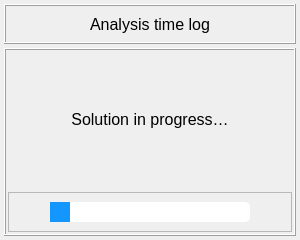
<?xml version="1.0" encoding="UTF-8"?>
<ui version="4.0">
 <class>Dialog</class>
 <widget class="QDialog" name="Dialog">
  <property name="windowModality">
   <enum>Qt::NonModal</enum>
  </property>
  <property name="geometry">
   <rect>
    <x>0</x>
    <y>0</y>
    <width>300</width>
    <height>240</height>
   </rect>
  </property>
  <property name="sizePolicy">
   <sizepolicy hsizetype="Fixed" vsizetype="Fixed">
    <horstretch>0</horstretch>
    <verstretch>0</verstretch>
   </sizepolicy>
  </property>
  <property name="minimumSize">
   <size>
    <width>300</width>
    <height>240</height>
   </size>
  </property>
  <property name="maximumSize">
   <size>
    <width>600</width>
    <height>450</height>
   </size>
  </property>
  <property name="contextMenuPolicy">
   <enum>Qt::DefaultContextMenu</enum>
  </property>
  <property name="windowTitle">
   <string>Run analysis</string>
  </property>
  <property name="windowIcon">
   <iconset>
    <normaloff>../../../../../../Downloads/load - Copia.png</normaloff>../../../../../../Downloads/load - Copia.png</iconset>
  </property>
  <property name="whatsThis">
   <string/>
  </property>
  <property name="sizeGripEnabled">
   <bool>false</bool>
  </property>
  <property name="modal">
   <bool>false</bool>
  </property>
  <layout class="QGridLayout" name="gridLayout_3">
   <property name="leftMargin">
    <number>4</number>
   </property>
   <property name="topMargin">
    <number>4</number>
   </property>
   <property name="rightMargin">
    <number>4</number>
   </property>
   <property name="bottomMargin">
    <number>4</number>
   </property>
   <property name="spacing">
    <number>4</number>
   </property>
   <item row="0" column="0">
    <widget class="QFrame" name="frame_title">
     <property name="minimumSize">
      <size>
       <width>0</width>
       <height>40</height>
      </size>
     </property>
     <property name="maximumSize">
      <size>
       <width>600</width>
       <height>40</height>
      </size>
     </property>
     <property name="frameShape">
      <enum>QFrame::Box</enum>
     </property>
     <property name="frameShadow">
      <enum>QFrame::Raised</enum>
     </property>
     <property name="lineWidth">
      <number>1</number>
     </property>
     <layout class="QGridLayout" name="gridLayout">
      <property name="leftMargin">
       <number>2</number>
      </property>
      <property name="topMargin">
       <number>2</number>
      </property>
      <property name="rightMargin">
       <number>2</number>
      </property>
      <property name="bottomMargin">
       <number>2</number>
      </property>
      <item row="0" column="0">
       <widget class="QLabel" name="label_title">
        <property name="font">
         <font>
          <family>MS Shell Dlg 2</family>
          <pointsize>12</pointsize>
          <weight>50</weight>
          <italic>false</italic>
          <bold>false</bold>
         </font>
        </property>
        <property name="text">
         <string>Analysis time log</string>
        </property>
        <property name="textFormat">
         <enum>Qt::AutoText</enum>
        </property>
        <property name="alignment">
         <set>Qt::AlignCenter</set>
        </property>
       </widget>
      </item>
     </layout>
    </widget>
   </item>
   <item row="1" column="0">
    <widget class="QFrame" name="frame_message">
     <property name="minimumSize">
      <size>
       <width>0</width>
       <height>0</height>
      </size>
     </property>
     <property name="maximumSize">
      <size>
       <width>600</width>
       <height>400</height>
      </size>
     </property>
     <property name="frameShape">
      <enum>QFrame::Box</enum>
     </property>
     <property name="frameShadow">
      <enum>QFrame::Raised</enum>
     </property>
     <layout class="QGridLayout" name="gridLayout_2">
      <property name="leftMargin">
       <number>2</number>
      </property>
      <property name="topMargin">
       <number>2</number>
      </property>
      <property name="rightMargin">
       <number>2</number>
      </property>
      <property name="bottomMargin">
       <number>2</number>
      </property>
      <item row="0" column="0">
       <widget class="QLabel" name="label_message">
        <property name="font">
         <font>
          <family>MS Shell Dlg 2</family>
          <pointsize>12</pointsize>
          <weight>50</weight>
          <italic>false</italic>
          <bold>false</bold>
         </font>
        </property>
        <property name="styleSheet">
         <string notr="true"/>
        </property>
        <property name="text">
         <string>Solution in progress…</string>
        </property>
        <property name="alignment">
         <set>Qt::AlignCenter</set>
        </property>
        <property name="wordWrap">
         <bool>true</bool>
        </property>
        <property name="margin">
         <number>6</number>
        </property>
       </widget>
      </item>
      <item row="1" column="0">
       <widget class="QFrame" name="frame_progress_bar">
        <property name="maximumSize">
         <size>
          <width>16777215</width>
          <height>40</height>
         </size>
        </property>
        <property name="frameShape">
         <enum>QFrame::StyledPanel</enum>
        </property>
        <property name="frameShadow">
         <enum>QFrame::Raised</enum>
        </property>
        <layout class="QGridLayout" name="gridLayout_4">
         <item row="0" column="0">
          <widget class="QProgressBar" name="progress_bar_timer">
           <property name="maximumSize">
            <size>
             <width>200</width>
             <height>16777215</height>
            </size>
           </property>
           <property name="styleSheet">
            <string notr="true">QProgressBar { border-radius: 5px;  background-color: rgba(255,255,255,255);}

 QProgressBar::chunk {border-radius: 6px;   background-color:  rgba(20,150,255,255);   width: 10px; }</string>
           </property>
           <property name="value">
            <number>10</number>
           </property>
           <property name="textVisible">
            <bool>false</bool>
           </property>
          </widget>
         </item>
        </layout>
       </widget>
      </item>
     </layout>
    </widget>
   </item>
  </layout>
 </widget>
 <resources/>
 <connections/>
</ui>
